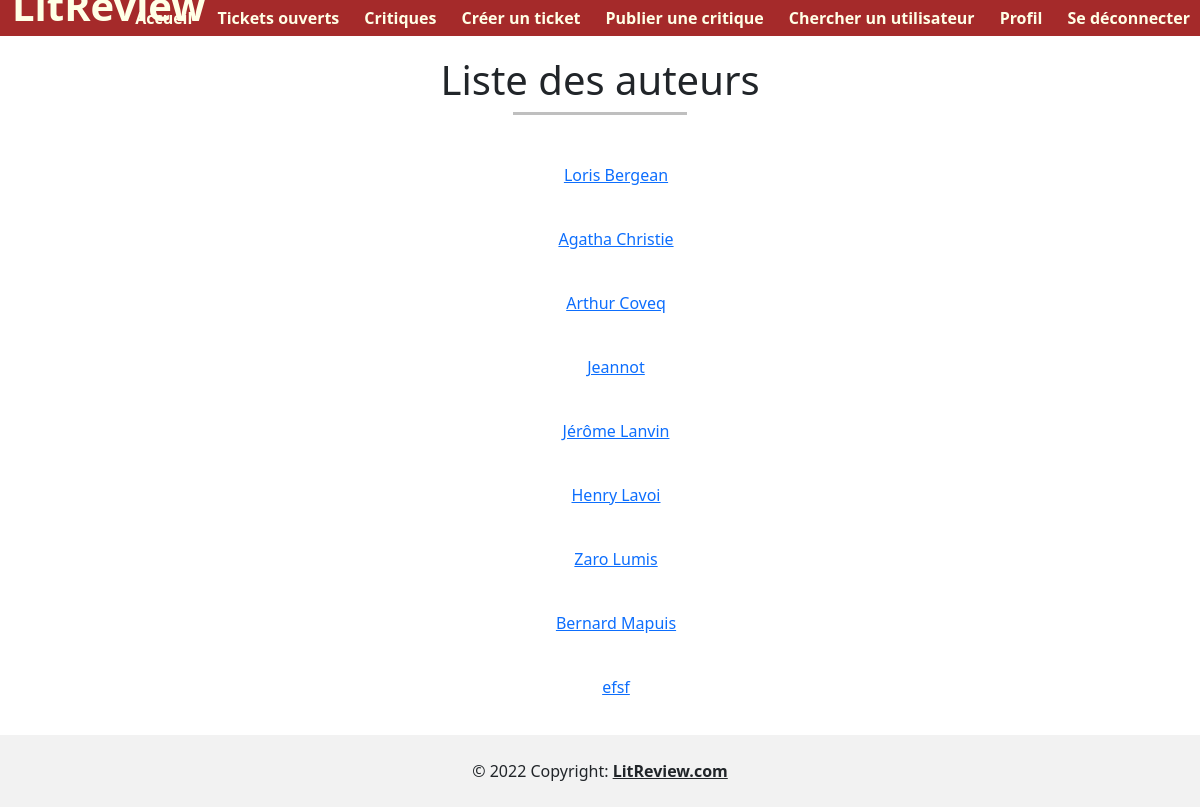
Page /author/ (signed in) on the earlier database version.
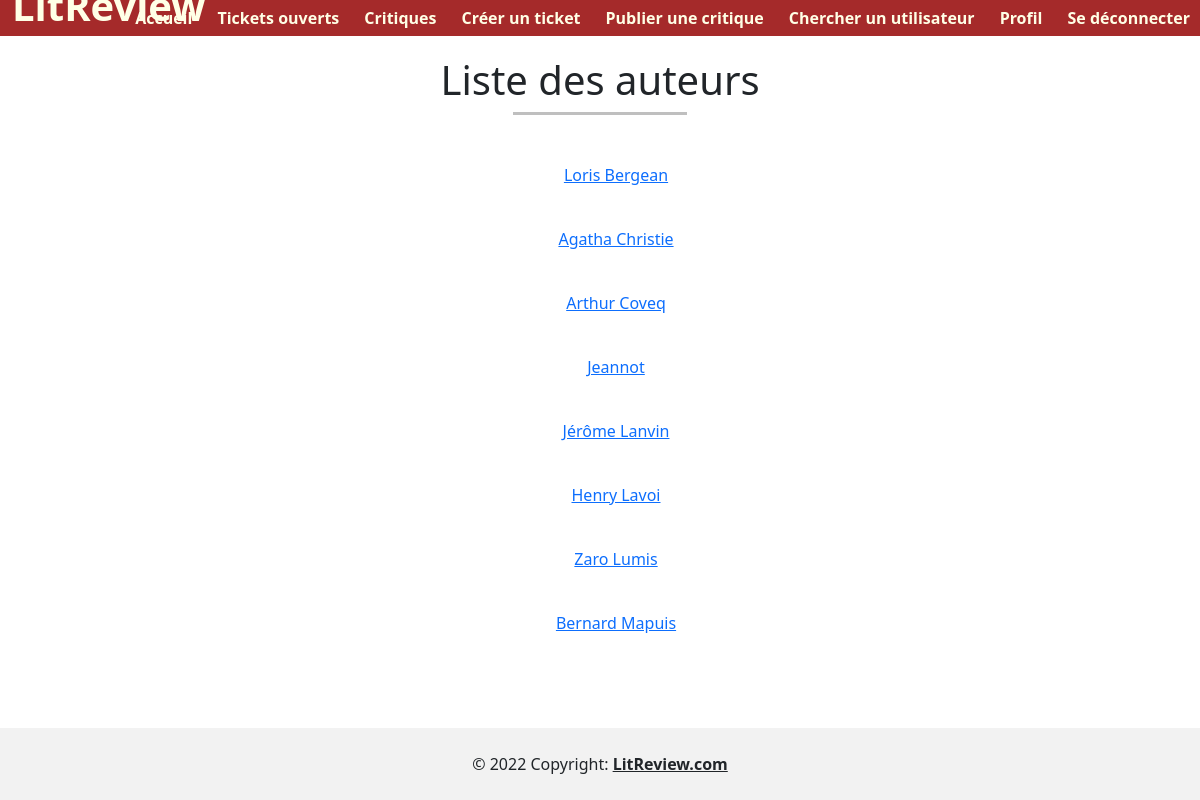
Same page on the later database version.
### blog/models.py (models this page shows, shortened)
class Ticket(models.Model):
    content_reference = models.CharField(verbose_name='Titre de la référence', max_length=80)
    content_author = models.CharField(verbose_name='Nom de l\'auteur', max_length=80)
    content_picture = models.ImageField(verbose_name='Image', upload_to='ticket', blank=True, null=True)
    publication_year = models.IntegerField(verbose_name='Date de publication',
                                           validators=[MinValueValidator(-400),
                                                       MaxValueValidator(datetime.date.today().year+1)],
                                           blank=True, null=True)
    user = models.ForeignKey(settings.AUTH_USER_MODEL, on_delete=models.CASCADE, blank=True, null=True)
    user_comment = models.TextField(verbose_name='Commentaire', max_length=300)
    status = models.BooleanField(default=True)
    time_created = models.DateTimeField(auto_now_add=True, blank=True, null=True)
    class Meta:
        ordering = ['-time_created']

### blog/views.py (the view)
# urls.py: path('author/', views.show_authors, name='authors'),
@login_required
def show_authors(request):
    tickets = Ticket.objects.all()
    reviews = Review.objects.all()
    authors_references = [item.content_author for item in tickets]
    authors_references.extend([item.content_author for item in reviews])
    authors_references = set(authors_references)
    authors_references = sorted(authors_references, key=lambda x: str(x.split()[1]) if (' ' in x) else str(x))
    return render(request, 'tickets_reviews/authors_list.html', context={'authors': authors_references})

### blog/templates/tickets_reviews/authors_list.html (shortened to what this page needs)
{% extends 'base.html' %}
{% block content %}
<h1>Liste des auteurs</h1>
<hr><br><br>
{% for author in authors %}
    <ul>
        <li>
            <a href="{% url 'author-page' author %}">{{ author }}</a>
            <br><br>
        </li>
    </ul>
{% endfor %}
{% endblock %}

Differences in the rows shown:
removed Ticket: authors "efsf"
